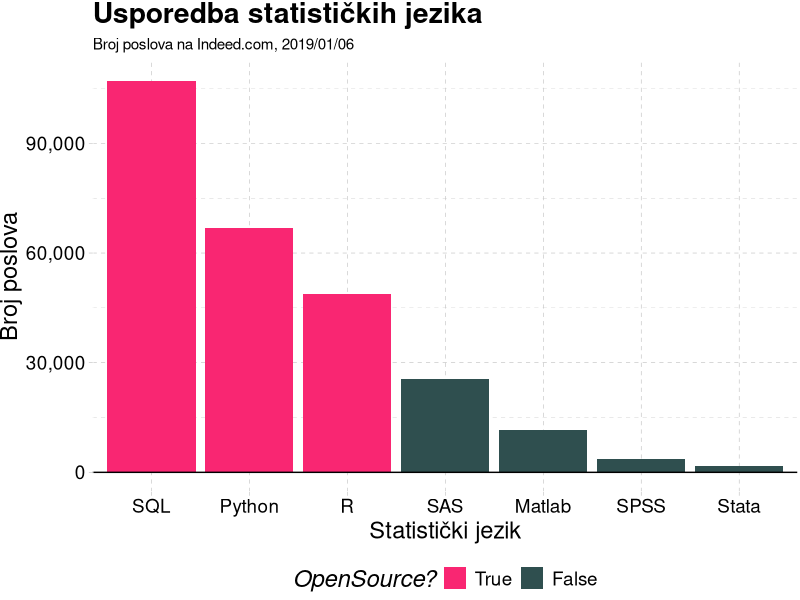
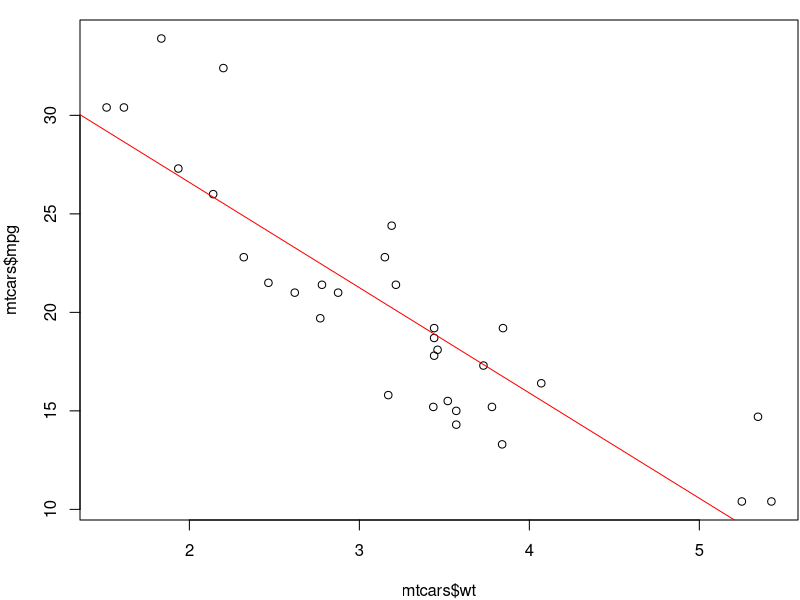
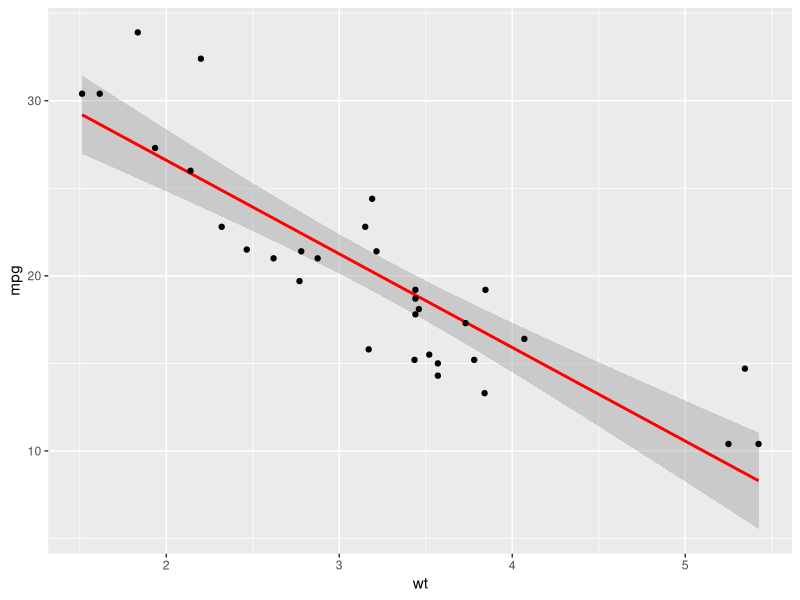

The R source for these figures, in order: (Note: this script raises an error after producing the figures.)
## ---- chunk 1
options(htmltools.dir.version = FALSE)
library(knitr)
opts_chunk$set(
  fig.align="center", #fig.width=6, fig.height=4.5, 
  # out.width="748px", #out.length="520.75px",
  dpi=300, #fig.path='Figs/',
  cache=F#, echo=F, warning=F, message=F
  )
## ---- chunk 2
 version$version.string
## ---- chunk 3
library(tidyverse)
# The popularity data
pop_df <- 
  data.frame(
  lang = c("SQL", "Python", "R", "SAS", "Matlab", "SPSS", "Stata"),
  n_jobs = c(107130, 66976, 48772, 25644, 11464, 3717, 1624),
  free = c(T, T, T, F, F, F, F)
  )
## Plot it
pop_df %>% 
  mutate(lang = lang %>% factor(ordered = T)) %>%
  ggplot(aes(x = lang, y = n_jobs, fill = free)) +
  geom_col() +
  geom_hline(yintercept = 0) +
  aes(x = reorder(lang, -n_jobs), fill = reorder(free, -free)) +
  xlab("Statistički jezik") +
  scale_y_continuous(label = scales::comma) +
  ylab("Broj poslova") +
  labs(
    title = "Usporedba statističkih jezika",
    subtitle = "Broj poslova na Indeed.com, 2019/01/06"
    ) +
  scale_fill_manual(
    "OpenSource?",
    labels = c("True", "False"),
    values = c("#f92672", "darkslategray")
    ) +
  ggthemes::theme_pander(base_size = 17) +
  # theme_ipsum() +
  theme(legend.position = "bottom")
## ---- chunk 4
fit = lm(mpg ~ wt, data = mtcars)
summary(fit)
## ---- chunk 5
par(mar = c(4, 4, 1, .1)) ## Ljepše margine
plot(mtcars$wt, mtcars$mpg)
abline(fit, col = "red")
## ---- chunk 6
ggplot(data = mtcars, aes(x = wt, y = mpg)) + 
  geom_smooth(method = "lm", col = "red") + 
  geom_point() 
## ---- chunk 7
1+2 ## Zbrajanje
6-7 ## Oduzimanje
5/2 ## Dijeljenje
2^3 ## Potencije
2+4*1^3 ## Redosljed operacija
## ---- chunk 8
100 %/% 60 ## Koliko je cijelih sati u 100 minuta?
100 %% 60 ## Koliko je preostalo minuta?
## ---- chunk 9
1 > 2
1 > 2 & 1 > 0.5 ##  "&" znači "i"
1 > 2 | 1 > 0.5 ##  "|" znači "ili" 
isTRUE (1 < 2)
## ---- chunk 10
1 > 0.5 & 2
## ---- chunk 11
1 > 0.5 & 1 > 2
## ---- chunk 12
is.na(1:10)
!is.na(1:10)
# Negate(is.na)(1:10) ## Ovo također radi. 
## ---- chunk 13
4 %in% 1:10
4 %in% 5:10
## ---- chunk 14
`%ni%` <- Negate(`%in%`) ## Navodnici (`) služe za specifikaciju funkcije.
4 %ni% 5:10
## ---- chunk 15
1 = 1 ## Ne radi.
1 == 1 ## radi.
1 != 2 ## Jedan znak jednakosti i negacija.
## ---- chunk 16
0.1 + 0.2 == 0.3
## ---- chunk 17
all.equal(0.1 + 0.2, 0.3)
## ---- chunk 18
a <- 10 + 5
a
## ---- chunk 19
10 + 5 -> a
## ---- chunk 20
b = 10 + 10 ## Pripisani objekt mora biti lijevo kada se koristi "=".
b
## ---- chunk 21
## Napravi mali data frame sa nazivom "df".
df <- data.frame(x = 1:2, y = 3:4) 
df
## ---- chunk 22
## Pretvori ga (i.e. create) u matricu sa nazivom "m".
m <- as.matrix(df)
m
## ---- chunk 23
# df <- data.frame(x = 1:2, y = 3:4) ## Stvori mali data frame sa nazivom "df".
class(df) ## Saznaj klasu.
typeof(df) ## Saznaj tip.
str(df) ## Pokaži strukturu.
## ---- chunk 24
df
## ---- chunk 25
lm(y ~ x) ##  "lm" označava linearni model
## ---- chunk 26
lm(y ~ x, data = df) ## Radi kada dodamo "data = df"!
## ---- chunk 27
df2 <- data.frame(x = rnorm(10), y = runif(10))
## ---- chunk 28
my_vector <- c(1, 2, 5)
my_vector
## ---- chunk 29
pi
pi <- 2
pi
## ---- chunk 30
library(dplyr)
## ---- chunk 31
stats::filter(1:10, rep(1, 2))
## ---- chunk 32
1+2
## ---- chunk 33
a <- 1:10
a[4] ## Izaberi četvrti elemet objekta "a"
a[c(4, 6)] ## Izaberi četvrti i šesti element
## ---- chunk 34
starwars[1, 1] ## Prikaži ćeliju koja odgvara prvom redu i prvoj koloni data frame-a.
## ---- chunk 35
my_list <- list(a = "hello", b = c(1,2,3), c = data.frame(x = 1:5, y = 6:10))
my_list[[1]] ## Vrati prvi element
my_list[[2]][3] ## Vrati 3 element drugog objekta
## ---- chunk 36
my_list
## ---- chunk 37
my_list$a ## Vrati objekt "a"
my_list$b[3] ## Vrati treći element objekta "b" 
my_list$c$x ## Vrati kolonu "x" iz objekta "c"
## ---- chunk 38
starwars$name[1]
## ---- chunk 39
lm(y ~ x) ## Ne radi!
lm(df$y ~ df$x) ## Radi!
## ---- chunk 40
a <- "hello"
b <- "world"
rm(a, b)
